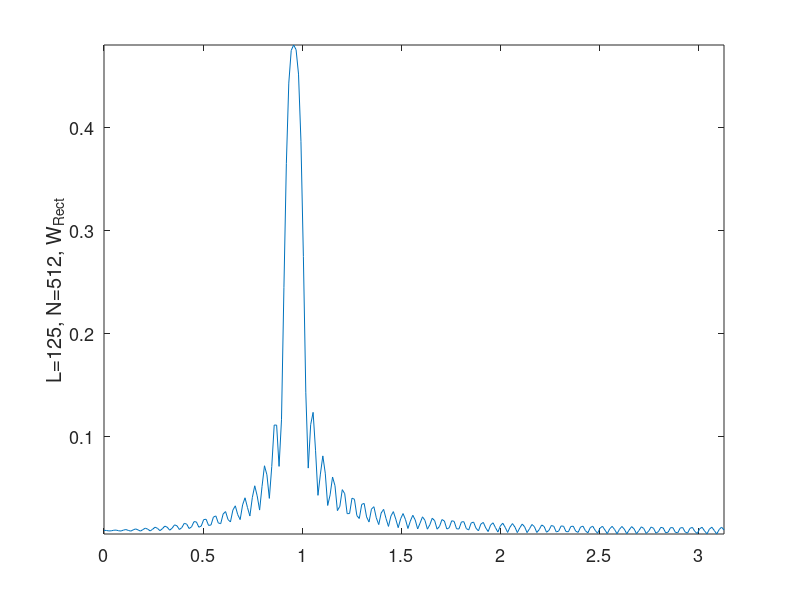
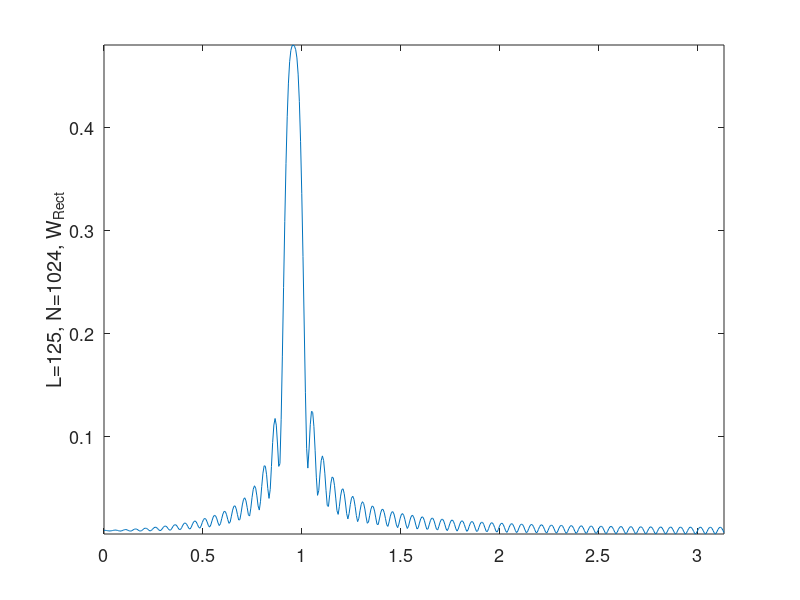
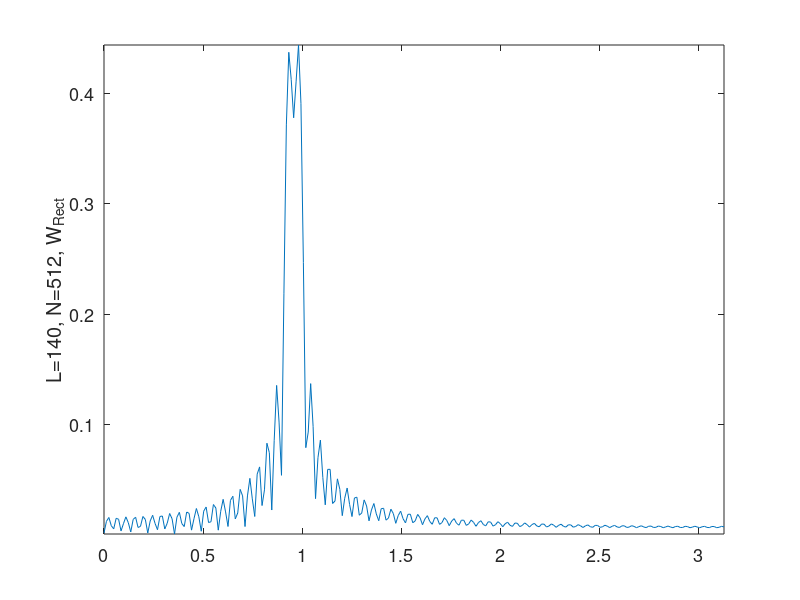
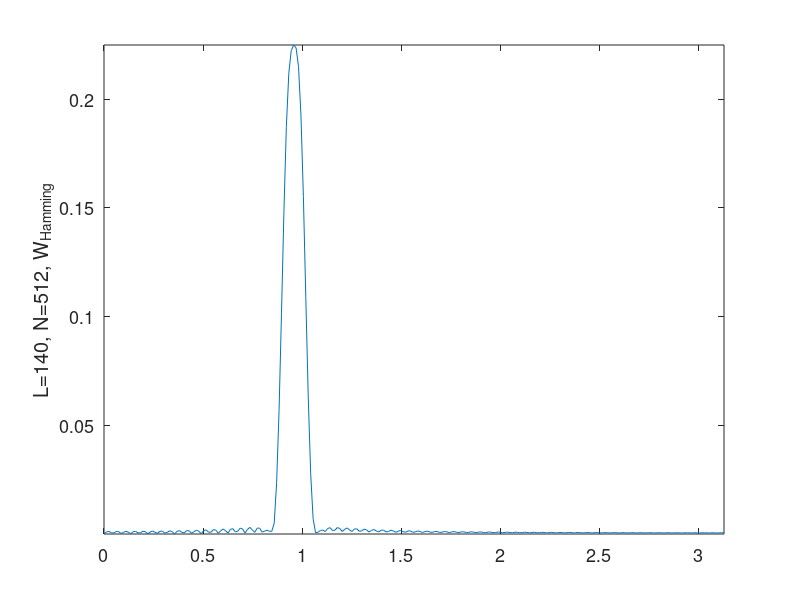

The MATLAB script that drew these images, in order:
% file: e9_1_windows.m 
% Example: Resolving two closely-spaced sinusoids, using various window types and lengths.
% Requires MATLAB signal processing toolbox for hamming() function
clear; close all; set(0,'defaultAxesfontsize',13);

L=125;N=512;       % 1st case, with short lengths and rectangular window
X=cos(0.3*pi*[0:L-1])+cos(0.31*pi*[0:L-1]);  % the signal, 2 closely-spaced cosines
FX=abs(fft(X,N))/L;
K=[1:N/2];W=(K-1)*2*pi/N;
figure, plot(W,FX(K)),axis tight, ylabel('L=125, N=512, W_{Rect}')

L=125;N=1024;      % 2nd case, with doubled FFT dataset and rectangular window
FX=abs(fft(X,N))/L;
K=[1:N/2];W=(K-1)*2*pi/N;
figure, plot(W,FX(K)),axis tight, ylabel('L=125, N=1024, W_{Rect}')

L=140;N=512;        % 3rd case, with slightly longer rectangular window
X=cos(0.3*pi*[0:L-1])+cos(0.31*pi*[0:L-1]);  % repeat formula with new length L
FX=abs(fft(X,N))/L;
K=[1:N/2];W=(K-1)*2*pi/N;
figure, plot(W,FX(K)),axis tight, ylabel('L=140, N=512, W_{Rect}')

L=140;N=512;        % 4th case, with Hamming window
Xh=X.*hamming(L)';  % hamming() function is in MATLAB signal processing toolbox
FX=abs(fft(Xh,N))/L;
K=[1:N/2];W=(K-1)*2*pi/N;
figure, plot(W,FX(K)),axis tight, ylabel('L=140, N=512, W_{Hamming}')
